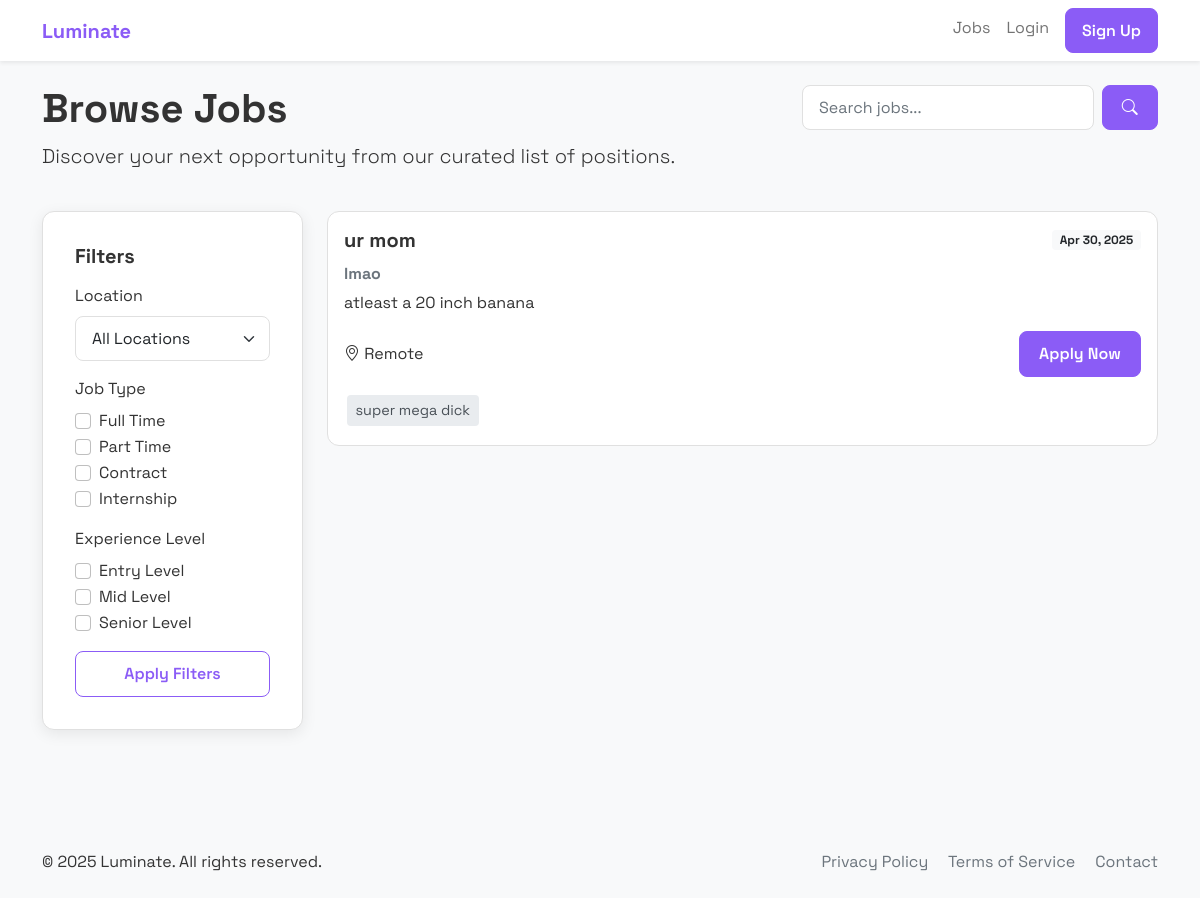
/jobs, run on an earlier commit of the app's database.
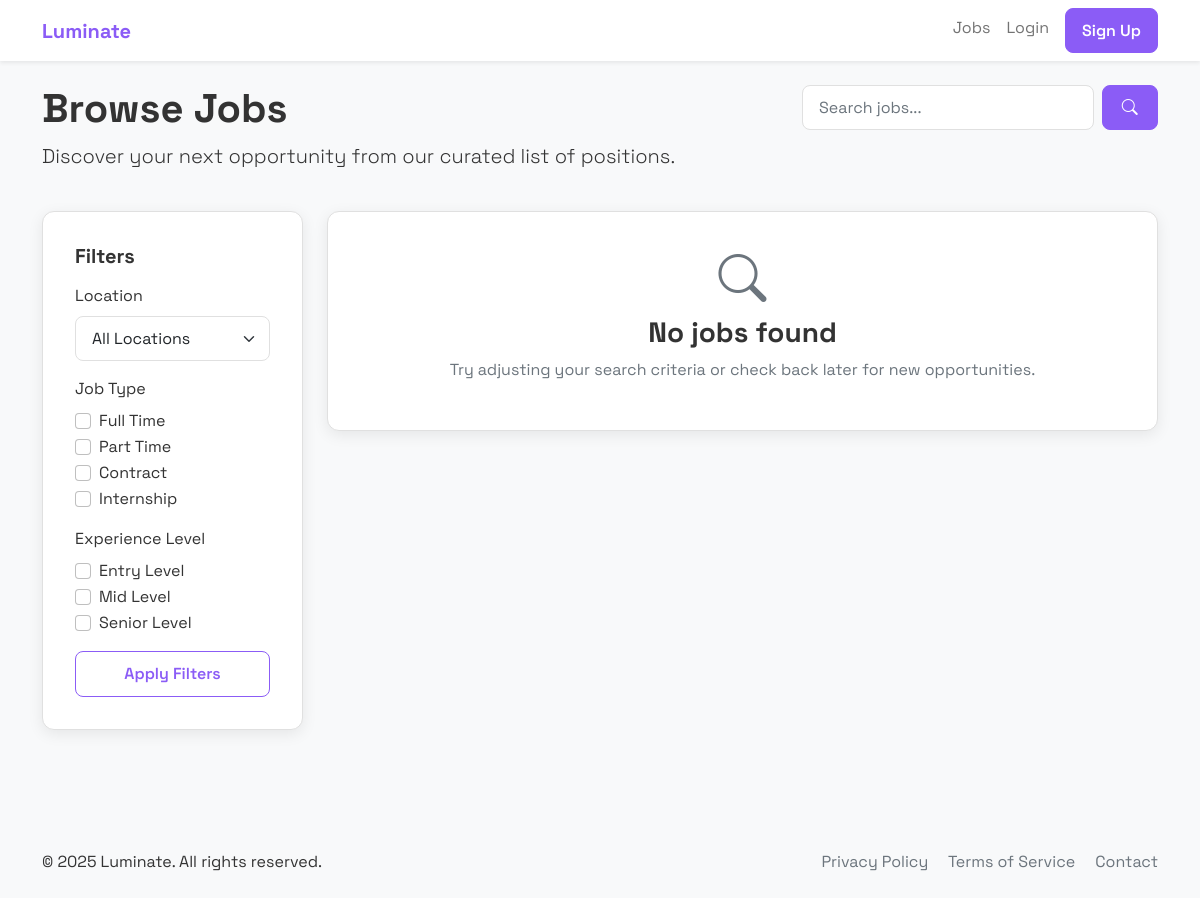
And on a later commit of the database.
### application.py (models this page shows)
class Job(db.Model):
    id = db.Column(db.Integer, primary_key=True)
    title = db.Column(db.String(100), nullable=False)
    company = db.Column(db.String(100), nullable=False)
    description = db.Column(db.Text, nullable=False)
    required_skills = db.Column(db.String(500), nullable=False)
    location = db.Column(db.String(100))
    salary = db.Column(db.String(50))
    date_posted = db.Column(db.DateTime, default=datetime.utcnow)
    employer_id = db.Column(db.Integer, db.ForeignKey('user.id'), nullable=False)
    applications = db.relationship('Application', backref='job', lazy=True)

### application.py (the view)
@app.route('/jobs')
def jobs():
    query = request.args.get('q', '')
    if query:
        search = f"%{query}%"
        jobs = Job.query.filter(
            (Job.title.like(search)) |
            (Job.company.like(search)) |
            (Job.required_skills.like(search))
        ).order_by(Job.date_posted.desc()).all()
    else:
        jobs = Job.query.order_by(Job.date_posted.desc()).all()
    return render_template('jobs.html', jobs=jobs)

### templates/jobs.html (shortened to what this page needs)
{% extends "base.html" %}
{% block content %}
<div class="row mb-4">
    <div class="col-md-8">
        <h1 class="fw-bold animate-fade-in">Browse Jobs</h1>
        <p class="lead animate-fade-in">Discover your next opportunity from our curated list of positions.</p>
    </div>
    <div class="col-md-4">
        <form action="{{ url_for('jobs') }}" method="GET" class="d-flex animate-fade-in">
            <input type="text" name="q" class="form-control me-2" placeholder="Search jobs..." value="{{ request.args.get('q', '') }}">
            <button type="submit" class="btn btn-primary">
                <i class="bi bi-search"></i>
            </button>
        </form>
    </div>
</div>
<div class="row">
    <div class="col-md-3 mb-4">
        <div class="content-card animate-fade-in">
            <h5 class="mb-3">Filters</h5>
            <form>
                <div class="mb-3">
                    <label class="form-label">Location</label>
                    <select class="form-select">
                        <option value="">All Locations</option>
                    </select>
                </div>
                <div class="mb-3">
                    <label class="form-label">Job Type</label>
                    <div class="form-check">
                        <input class="form-check-input" type="checkbox" id="fullTime">
                        <label class="form-check-label" for="fullTime">Full Time</label>
                    </div>
                    <div class="form-check">
                        <input class="form-check-input" type="checkbox" id="partTime">
                        <label class="form-check-label" for="partTime">Part Time</label>
                    </div>
                    <div class="form-check">
                        <input class="form-check-input" type="checkbox" id="contract">
                        <label class="form-check-label" for="contract">Contract</label>
                    </div>
                    <div class="form-check">
                        <input class="form-check-input" type="checkbox" id="internship">
                        <label class="form-check-label" for="internship">Internship</label>
                    </div>
                </div>
                <div class="mb-3">
                    <label class="form-label">Experience Level</label>
                    <div class="form-check">
                        <input class="form-check-input" type="checkbox" id="entry">
                        <label class="form-check-label" for="entry">Entry Level</label>
                    </div>
                    <div class="form-check">
                        <input class="form-check-input" type="checkbox" id="mid">
                        <label class="form-check-label" for="mid">Mid Level</label>
                    </div>
                    <div class="form-check">
                        <input class="form-check-input" type="checkbox" id="senior">
                        <label class="form-check-label" for="senior">Senior Level</label>
                    </div>
                </div>
                <button type="submit" class="btn btn-outline-primary w-100">Apply Filters</button>
            </form>
        </div>
    </div>
    <div class="col-md-9">
        {% if jobs %}
            {% for job in jobs %}
                <div class="job-card card mb-3 animate-pop-in">
                    <div class="card-body">
                        <div class="d-flex justify-content-between align-items-center mb-3">
                            <h5 class="card-title mb-0">{{ job.title }}</h5>
                            <span class="badge bg-light text-dark">{{ job.date_posted.strftime('%b %d, %Y') }}</span>
                        </div>
                        <h6 class="card-subtitle mb-2 text-muted">{{ job.company }}</h6>
                        <p class="card-text mb-3">{{ job.description[:150] }}{% if job.description|length > 150 %}...{% endif %}</p>
                        <div class="d-flex justify-content-between align-items-center">
                            <div>
                                <span class="me-3"><i class="bi bi-geo-alt"></i> {{ job.location or 'Remote' }}</span>
                            </div>
                            <div>
                                <a href="{{ url_for('apply', job_id=job.id) }}" class="btn btn-primary">Apply Now</a>
                            </div>
                        </div>
                        <div class="mt-3">
                            {% for skill in job.required_skills.split(',') %}
                                <span class="skill-badge">{{ skill.strip() }}</span>
                            {% endfor %}
                        </div>
                    </div>
                </div>
            {% endfor %}
        {% else %}
            <div class="content-card text-center animate-fade-in">
                <i class="bi bi-search text-muted mb-3" style="font-size: 3rem;"></i>
                <h3>No jobs found</h3>
                <p class="text-muted">Try adjusting your search criteria or check back later for new opportunities.</p>
            </div>
        {% endif %}
    </div>
</div>
{% endblock %}

### templates/base.html (shortened to what this page needs)
<!DOCTYPE html>
<html lang="en">
<head>
    <link href="https://cdn.jsdelivr.net/npm/bootstrap@5.1.3/dist/css/bootstrap.min.css" rel="stylesheet">
    <link rel="stylesheet" href="https://cdn.jsdelivr.net/npm/bootstrap-icons@1.8.1/font/bootstrap-icons.css">
    <link rel="stylesheet" href="{{ url_for('static', filename='css/styles.css') }}">
</head>
<body>
    <nav class="navbar navbar-expand-lg navbar-light bg-white shadow-sm">
        <div class="container">
            <a class="navbar-brand" href="/">
                <span class="fw-bold text-purple">Luminate</span>
            </a>
            <div class="collapse navbar-collapse" id="navbarNav">
                <ul class="navbar-nav ms-auto">
                    {% if session.get('user_id') %}
                        {% if session.get('is_employer') %}
                            <li class="nav-item">
                                <a class="nav-link" href="{{ url_for('employer_dashboard') }}">Dashboard</a>
                            </li>
                            <li class="nav-item">
                                <a class="nav-link" href="{{ url_for('post_job') }}">Post Job</a>
                            </li>
                            <li class="nav-item">
                                <a class="nav-link" href="{{ url_for('manage_slots') }}">Interview Slots</a>
                            </li>
                        {% else %}
                            <li class="nav-item">
                                <a class="nav-link" href="{{ url_for('dashboard') }}">Dashboard</a>
                            </li>
                            <li class="nav-item">
                                <a class="nav-link" href="{{ url_for('jobs') }}">Jobs</a>
                            </li>
                            <li class="nav-item">
                                <a class="nav-link" href="{{ url_for('results') }}">Matches</a>
                            </li>
                        {% endif %}
                        <li class="nav-item">
                            <a class="nav-link" href="{{ url_for('profile') }}">Profile</a>
                        </li>
                        <li class="nav-item">
                            <a class="nav-link" href="{{ url_for('interviews') }}">Interviews</a>
                        </li>
                        <li class="nav-item">
                            <a class="nav-link" href="{{ url_for('logout') }}">Logout</a>
                        </li>
                    {% else %}
                        <li class="nav-item">
                            <a class="nav-link" href="{{ url_for('jobs') }}">Jobs</a>
                        </li>
                        <li class="nav-item">
                            <a class="nav-link" href="{{ url_for('login') }}">Login</a>
                        </li>
                        <li class="nav-item">
                            <a class="nav-link btn btn-primary text-white px-3 ms-2" href="{{ url_for('register') }}">Sign Up</a>
                        </li>
                    {% endif %}
                </ul>
            </div>
        </div>
    </nav>
    <div class="container main-content">
        {% block content %}{% endblock %}
    </div>
    <footer class="bg-light py-4 mt-auto">
        <div class="container">
            <div class="row align-items-center">
                <div class="col-md-6">
                    <p class="mb-0">&copy; 2025 Luminate. All rights reserved.</p>
                </div>
                <div class="col-md-6 text-md-end">
                    <a href="#" class="text-decoration-none me-3 text-secondary">Privacy Policy</a>
                    <a href="#" class="text-decoration-none me-3 text-secondary">Terms of Service</a>
                    <a href="#" class="text-decoration-none text-secondary">Contact</a>
                </div>
            </div>
        </div>
    </footer>
</body>
</html>

### static/css/styles.css (style rules this page uses)
:root { --primary-color: #8B5CF6; --primary-hover: #7C3AED; --secondary-color: #64b5f6; --background-color: #f8f9fa; --card-bg: #ffffff; --text-color: #333333; --border-color: #e0e0e0; --shadow: 0 4px 15px rgba(0, 0, 0, 0.08); --shadow-hover: 0 6px 20px rgba(0, 0, 0, 0.1); --border-radius: 12px; --transition: all 0.3s ease; }
body { font-family: 'Space Grotesk', sans-serif; background-color: var(--background-color); color: var(--text-color); margin: 0; padding: 0; display: flex; flex-direction: column; min-height: 100vh; }
h1, h2, h3, h4, h5, h6 { font-weight: 700; }
button, .btn { font-family: 'Space Grotesk', sans-serif; }
.main-content { flex: 1; padding-top: 1.5rem; padding-bottom: 3rem; }
.animate-fade-in { opacity: 0; transform: translateY(10px); transition: opacity 0.5s ease, transform 0.5s ease; }
.animate-fade-in.show, .animate-pop-in.show { opacity: 1; transform: translateY(0) scale(1); }
.content-card { background: var(--card-bg); border-radius: var(--border-radius); box-shadow: var(--shadow); padding: 2rem; margin-bottom: 1.5rem; border: 1px solid var(--border-color); transition: var(--transition); }
.form-control, .form-select { border-radius: 8px; padding: 0.6rem 1rem; border: 1px solid var(--border-color); font-family: 'Space Grotesk', sans-serif; transition: var(--transition); }
.btn { border-radius: 8px; padding: 0.6rem 1.2rem; font-weight: 600; transition: var(--transition); }
.btn-primary { background-color: var(--primary-color); border-color: var(--primary-color); }
.btn-outline-primary { color: var(--primary-color); border-color: var(--primary-color); }
.text-purple { color: var(--primary-color); }

What changed in the data, as far as the page shows it:
removed Job: title "ur mom", date_posted "Apr 30, 2025", company "lmao", description "atleast a 20 inch banana", location "Remote", strip "super mega dick"
Also different on the page:
text now shown: "No jobs found Try adjusting your search criteria or check back later for new opportunities."
